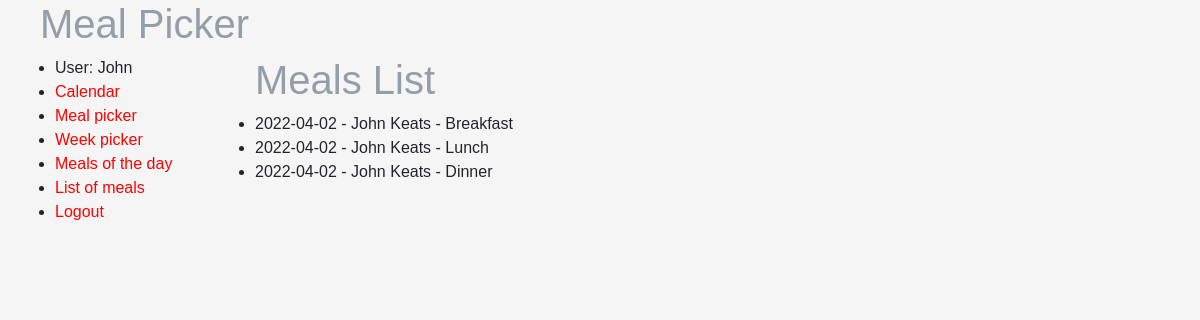
/meals/meal_list/ (signed in), run on the app's committed database.
### meals/models.py (models this page shows, shortened)
class Meal(models.Model):
    BREAKFAST = "BR"
    LUNCH = "LU"
    DINNER = "DI"
    MEAL_TYPE = [
        (BREAKFAST, "Breakfast"),
        (LUNCH, "Lunch"),
        (DINNER, "Dinner"),
    ]
    day = models.DateField()
    user = models.ForeignKey(User, on_delete=models.CASCADE)
    meal_type = models.CharField(
        max_length=2,
        choices=MEAL_TYPE,
        default=BREAKFAST,
    )
    class Meta:
        constraints = [models.constraints.UniqueConstraint(
            fields=["day", "user", "meal_type"], name="one_meal_per_person"
        )]
    def meal_description(self):
        return next((x[1] for x in self.MEAL_TYPE if self.meal_type == x[0]))
    def __str__(self):
        return (
            self.day.strftime("%Y-%m-%d")
            + " - "
            + self.user.first_name
            + " "
            + self.user.last_name
            + " - "
            + self.meal_description()
        )

### meals/views.py (the view)
# urls.py: path("meal_list/", views.MealsListView.as_view(), name="meals"),
class MealsListView(ListView):
    model = Meal

### meals/templates/meals/meal_list.html
{% extends "base_generic.html" %}
{% block content %}
<h1>Meals List</h1>
{% if meal_list %}
<ul>
    {% for meal in meal_list %}
    <li>
        {{ meal }}
    </li>
    {% endfor %}
</ul>
{% else %}
<p>There are no meals.</p>
{% endif %}
{% endblock %}

### meals/templates/base_generic.html (shortened to what this page needs)
<!DOCTYPE html>
<html lang="en">
<head>
    <link rel="stylesheet" href="https://cdn.jsdelivr.net/npm/bootstrap@4.5.3/dist/css/bootstrap.min.css"
>
    {% load static %}
    <link rel="stylesheet" href="{% static 'css/custom_style.css' %}">
</head>
<body>
    <h1>Meal Picker</h1>
    <div class="container-fluid">
        <div class="row">
            <div class="col-sm-2">
                {% block sidebar %}
                <ul class="sidebar-nav">
                    {% if user.is_authenticated %}
                    <li>User: {{ user.get_username }}</li>
                    <li><a href="{% url 'date_picker' %}?next={{request.path}}">Calendar</a></li>
                    <li><a href="{% url 'day_view' %}?next={{request.path}}">Meal picker</a></li>
                    <li><a href="{% url 'week_view' %}?next={{request.path}}">Week picker</a></li>
                    <li><a href="{% url 'day_meals' %}?next={{request.path}}">Meals of the day</a></li>
                    <li><a href="{% url 'meals' %}?next={{request.path}}">List of meals</a></li>
                    <li><a href="{% url 'login' %}?next={{request.path}}">Logout</a></li>
                    {% endif %}
                </ul>
                {% endblock %}
            </div>
            <div class="col-sm-10 ">{% block content %}{% endblock %}
            </div>
        </div>
    </div>
</body>
</html>

### meals/static/css/custom_style.css (style rules this page uses)
body { background-color: whitesmoke; font-size: 12; font-family: "Arial"; font-style: normal; font-variant: normal; font-weight: 400; font-stretch: normal; line-height: 1.5; }
h1 { color: hsl(210, 10%, 62%); margin-left: 40px; font-weight: 400; }
a:link { color: red; }

### data on the page
Meal: day+user+meal_type "2022-04-02 - John Keats - Breakfast"
Meal: day+user+meal_type "2022-04-02 - John Keats - Lunch"
Meal: day+user+meal_type "2022-04-02 - John Keats - Dinner"

### other printed values
{{ user.get_username }} "John"
